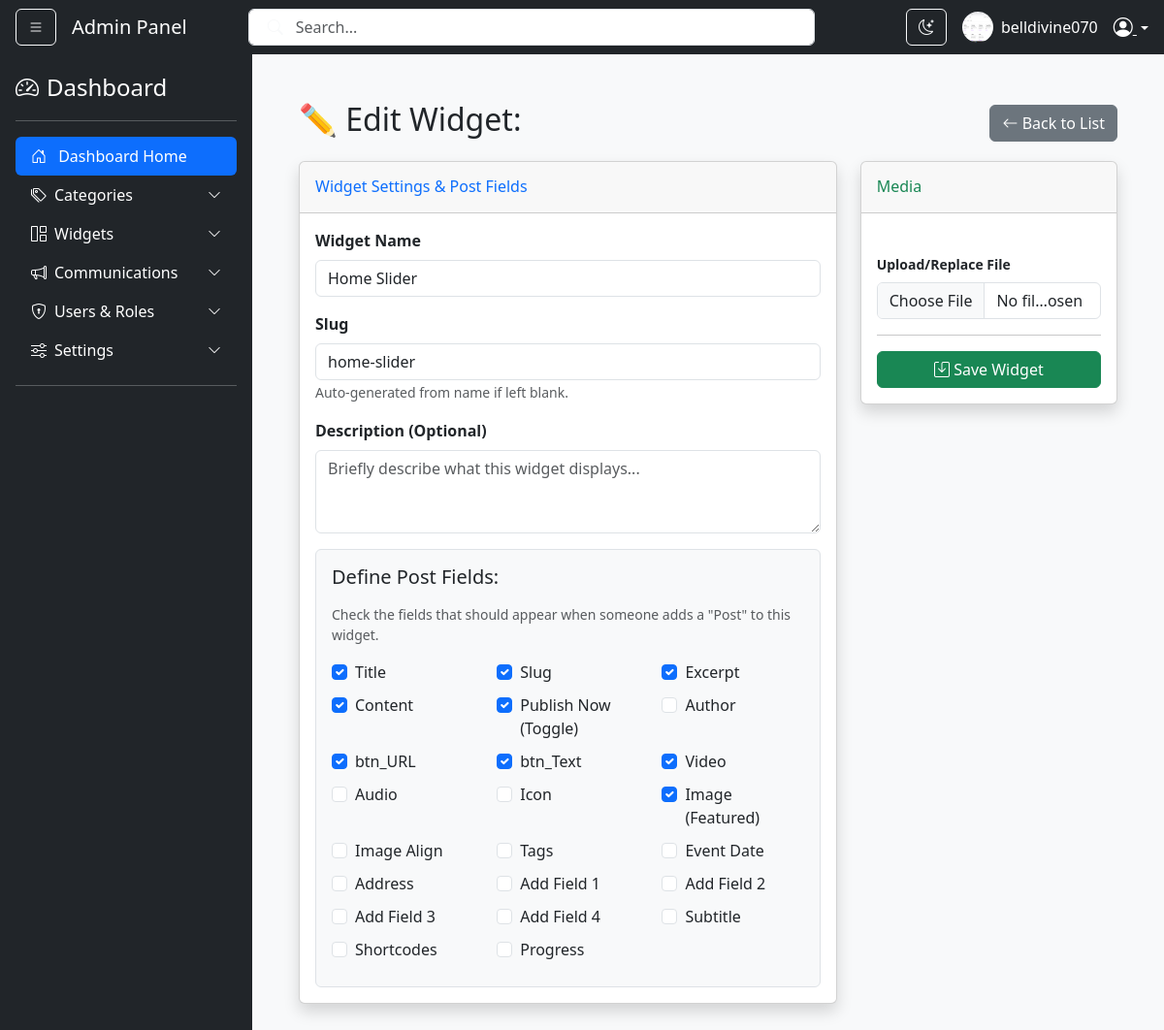
Screenshot of /bg-admin/widget/update/home-slider/ (signed in) with the database file from the repository.
### users/models.py (models this page shows, shortened)
class CustomUser(AbstractBaseUser, PermissionsMixin):
    id = models.UUIDField(primary_key=True, default=uuid.uuid4, editable=False)
    email = models.EmailField(unique=True)
    username = models.CharField(max_length=150, unique=True)
    first_name = models.CharField(max_length=30)
    last_name = models.CharField(max_length=30)
    full_name = models.CharField(max_length=60, blank=True, null=True, editable=False)
    is_subscribed = models.BooleanField(default=True, verbose_name="Wants Newsletters")
    is_active = models.BooleanField(default=True)
    is_staff = models.BooleanField(default=False)
    is_manager = models.BooleanField(default=False)
    is_online = models.BooleanField(default=False)
    department = models.ForeignKey(Department, on_delete=models.SET_NULL, null=True, blank=True)
    date_joined = models.DateTimeField(default=timezone.now)
    role = models.ForeignKey('users.Role', on_delete=models.SET_NULL, null=True, blank=True, related_name='users')
    assigned_to = models.ForeignKey('self', on_delete=models.SET_NULL, null=True, blank=True, related_name='subordinates')
    region = models.CharField(max_length=50, blank=True, null=True)
    religion = models.CharField(max_length=50, blank=True, null=True)
    tribe = models.CharField(max_length=50, blank=True, null=True)
    ip_address = models.GenericIPAddressField(blank=True, null=True)
    racial_info = models.CharField(max_length=20, choices=[('black', 'Black'), ('white', 'White'), ('other', 'Other')], blank=True, null=True)
    profile_image = models.ImageField(upload_to='profile_images/', null=True, blank=True)
    USERNAME_FIELD = 'email'
    REQUIRED_FIELDS = ['username', 'first_name', 'last_name']
    objects = CustomUserManager()
    class Meta:
        verbose_name = 'Custom User'
        verbose_name_plural = 'Custom Users'

class Widget(models.Model):
    title = models.CharField(max_length=100, unique=True)
    slug = models.SlugField(max_length=100, unique=True, blank=True)
    excerpt = models.TextField(blank=True, null=True)
    media_file = models.FileField(upload_to='widget_media/{widget}/', blank=True, null=True)
    child_fields = models.JSONField(default=list, blank=True)

### users/views.py (the view)
# urls.py: path('widget/update/<slug:slug>/', views.WidgetEditView.as_view(), name='widget_update'),
class WidgetEditView(LoginRequiredMixin, UpdateView):
    model = Widget
    form_class = WidgetForm
    template_name = 'widgets/widget_form.html'
    slug_url_kwarg = 'slug'
    success_url = reverse_lazy('widget_list')

### users/forms.py (shortened to what this page needs)
class WidgetForm(forms.ModelForm):
    child_fields = forms.MultipleChoiceField(
        choices=[(k, v) for k, v in POST_FIELD_CHOICES.items()],
        required=False,
        widget=CheckboxSelectMultiple(attrs={'class': 'form-check-input'}),
        label="Enable fields for posts in this Category"
    )
    class Meta:
        model = Widget
        fields = ['title', 'slug', 'excerpt', 'media_file', 'child_fields']
        widgets = {
            'name': forms.TextInput(attrs={'class': 'form-control'}),
            'slug': forms.TextInput(attrs={'class': 'form-control'}),
            'excerpt': forms.Textarea(attrs={'class': 'form-control', 'rows': 3}),
        }

### users/context_processors.py (called while the page is built)
def app_settings_processor(request):
    settings_dict = {}
    try:
        variables = AppVariable.objects.all().values('var_name', 'var_value')
        for var in variables:
            settings_dict[var['var_name']] = var['var_value']
    except Exception as e:
        print(f"Error loading AppVariables: {e}")
        settings_dict = {}
    return settings_dict

### users/templates/widgets/widget_form.html (shortened to what this page needs)
{% extends "layout.html" %}
{% load static %}
{% load widget_tweaks %}
{% load category_tags %}
{% block content %}
<div class="container-fluid mt-4">
    <div class="d-flex justify-content-between align-items-center mb-3">
        <h2>
            {% if form.instance.pk %}✏️ Edit Widget: <strong>{{ form.instance.name }}</strong>{% else %}✨ Create New Widget{% endif %}
        </h2>
        <a href="{% url 'widget_list' %}" class="btn btn-secondary">
            <i class="bi bi-arrow-left"></i> Back to List
        </a>
    </div>
    <form method="post" enctype="multipart/form-data">
        <div class="row">
            <div class="col-lg-8">
                <div class="card shadow mb-4">
                    <div class="card-header py-3">
                        <h6 class="m-0 font-weight-bold text-primary">Widget Settings & Post Fields</h6>
                    </div>
                    <div class="card-body">
                        <div class="mb-3">
                            <label class="form-label fw-bold">Widget Name</label>
                            {% render_field form.title class="form-control" placeholder="e.g., Hero Slider" %}
                        </div>
                        <div class="mb-3">
                            <label class="form-label fw-bold">Slug</label>
                            {% render_field form.slug class="form-control" placeholder="hero-slider" %}
                            <small class="form-text text-muted">Auto-generated from name if left blank.</small>
                        </div>
                        <div class="mb-3">
                            <label class="form-label fw-bold">Description (Optional)</label>
                            {% render_field form.excerpt class="form-control" rows="3" placeholder="Briefly describe what this widget displays..." %}
                        </div>
                        {% if form.child_fields %}
                        <div class="form-group p-3 border rounded bg-light">
                            <label class="h5 d-block mb-3">Define Post Fields:</label>
                            <p class="text-muted small">Check the fields that should appear when someone adds a "Post" to this widget.</p>
                            <div class="row">
                                {% for choice in form.child_fields %}
                                <div class="col-sm-6 col-md-4 mb-2">
                                    <div class="form-check">
                                        {{ choice.tag }}
                                        <label class="form-check-label" for="{{ choice.id_for_label }}">
                                            {{ choice.choice_label }}
                                        </label>
                                    </div>
                                </div>
                                {% endfor %}
                            </div>
                        </div>
                        {% endif %}
                    </div>
                </div>
            </div>
            <div class="col-lg-4">
                <div class="card shadow mb-4">
                    <div class="card-header py-3">
                        <h6 class="m-0 font-weight-bold text-success">Media</h6>
                    </div>
                    <div class="card-body">
                        <br>
                        <div class="mb-3">
                            <label class="form-label small fw-bold" for="id_media_file">Upload/Replace File</label>
                            <input type="file" name="media_file" id="id_media_file" class="form-control {% if form.media_file.errors %}is-invalid{% endif %}" accept="image/*,video/*">
                        </div>
                        <hr>
                        <div class="d-grid gap-2">
                            <button type="submit" class="btn btn-success">
                                <i class="bi bi-save"></i> Save Widget
                            </button>
                        </div>
                    </div>
                </div>
            </div>
        </div>
    </form>
</div>
{% endblock content %}

### users/templates/layout.html (shortened to what this page needs)
{% load static %}
<!DOCTYPE html>
<html lang="en">
<head>
    <link rel="stylesheet" href="https://cdn.jsdelivr.net/npm/bootstrap-icons@1.13.1/font/bootstrap-icons.min.css">
    <link href="https://cdn.jsdelivr.net/npm/bootstrap@5.3.2/dist/css/bootstrap.min.css" rel="stylesheet">
    <link rel="stylesheet" href="{% static 'users/css/jquery.datetimepicker.min.css' %}">
    <link rel="stylesheet" href="{% static 'users/css/style.css' %}">
</head>
<body id="mainBody">
    <nav id="navbar" class="navbar navbar-expand-lg navbar-dark bg-dark sticky-top px-3">
        <button class="btn btn-outline-light me-3" id="sidebarToggle">
            <i class="bi bi-list"></i>
        </button>
        <a class="navbar-brand" href="#">Admin Panel</a>
        <form class="d-none d-md-flex mx-auto w-50 position-relative" role="search">
            <input class="form-control ps-5" type="search" placeholder="Search..." aria-label="Search">
            <button class="btn position-absolute top-50 start-0 translate-middle-y ms-2 border-0 bg-transparent" type="submit">
                <i class="bi bi-search text-light"></i>
            </button>
        </form>
        <div class="ms-auto d-flex align-items-center">
            <button class="btn btn-outline-light me-3 d-none d-sm-block" id="darkModeToggle" title="Toggle theme">
                <i class="bi bi-moon-stars" id="moonIcon"></i>
            </button>
            <img src="{% if user.profile_image %}{{ user.profile_image.url }}{% else %}{% static 'images/default_profile.png' %}{% endif %}" alt="Profile" class="rounded-circle me-2" width="32" height="32">
            <span class="text-white me-3 d-none d-lg-inline">{{ user.username|default:"Admin" }}</span>
            <div class="dropdown">
                <a class="text-white dropdown-toggle" data-bs-toggle="dropdown" style="cursor: pointer;">
                    <i class="bi bi-person-circle fs-5"></i>
                </a>
            </div>
        </div>
    </nav>
    <div class="d-flex">
        <div id="sidebar" class="bg-dark text-white p-3">
            <a href="/" class="d-flex align-items-center mb-3 text-white text-decoration-none">
                <i class="bi bi-speedometer2 fs-4 me-2"></i>
                <span class="fs-4">Dashboard</span>
            </a>
            <hr class="border-light">
            <ul class="nav nav-pills flex-column mb-auto">
                <li class="nav-item">
                    <a href="{% url 'index' %}" class="nav-link text-white active">
                        <i class="bi bi-house-door me-2"></i> Dashboard Home
                    </a>
                </li>
                <li>
                    <a data-bs-toggle="collapse" href="#CategoryMenu" class="nav-link text-white d-flex align-items-center">
                        <i class="bi bi-tags me-2"></i> Categories
                        <i class="bi bi-chevron-down ms-auto small"></i>
                    </a>
                </li>
                <li>
                    <a data-bs-toggle="collapse" href="#WidgetMenu" class="nav-link text-white d-flex align-items-center">
                        <i class="bi bi-grid-1x2 me-2"></i> Widgets
                        <i class="bi bi-chevron-down ms-auto small"></i>
                    </a>
                </li>
                <li>
                    <a data-bs-toggle="collapse" href="#commMenu" class="nav-link text-white d-flex align-items-center">
                        <i class="bi bi-megaphone me-2"></i> Communications
                        <i class="bi bi-chevron-down ms-auto small"></i>
                    </a>
                </li>
                <li>
                    <a data-bs-toggle="collapse" href="#usersMenu" class="nav-link text-white d-flex align-items-center">
                        <i class="bi bi-shield-lock me-2"></i> Users & Roles
                        <i class="bi bi-chevron-down ms-auto small"></i>
                    </a>
                </li>
                <li>
                    <a data-bs-toggle="collapse" href="#settingsMenu" class="nav-link text-white d-flex align-items-center">
                        <i class="bi bi-sliders me-2"></i> Settings
                        <i class="bi bi-chevron-down ms-auto small"></i>
                    </a>
                </li>
            </ul>
            <hr class="border-light">
        </div>
        <main id="content" class="flex-grow-1 content-wrapper p-3 p-md-4 bg-light">
            <div class="container-fluid">
                {% block content %}{% endblock content %}
            </div>
        </main>
    </div>
</body>
</html>

### users/static/users/css/style.css (style rules this page uses)
:root { --sidebar-width: 260px; }
body { overflow-x: hidden; background-color: #f8f9fa; transition: background 0.3s; }
#sidebar { min-width: var(--sidebar-width); max-width: var(--sidebar-width); background: #212529; transition: all 0.3s ease; min-height: 100vh; }
#sidebar { width: 260px; transition: all 0.3s ease; }

### users/templates/layout.html (style rules this page uses)
.content-wrapper { transition: all 0.3s; width: 100%; }

### rows the page displays
CustomUser: profile_image (picture), username "belldivine070"
Widget: title "Home Slider", slug "home-slider"

### other values shown
{{ choice.choice_label }} "Title" "Slug" "Excerpt" "Content" "Publish Now (Toggle)" "Author" "btn_URL" "btn_Text" "Video" "Audio" "Icon" "Image (Featured)" "Image Align" "Tags" "Event Date" "Address" "Add Field 1" "Add Field 2" "Add Field 3" "Add Field 4" "Subtitle" "Shortcodes" "Progress"
